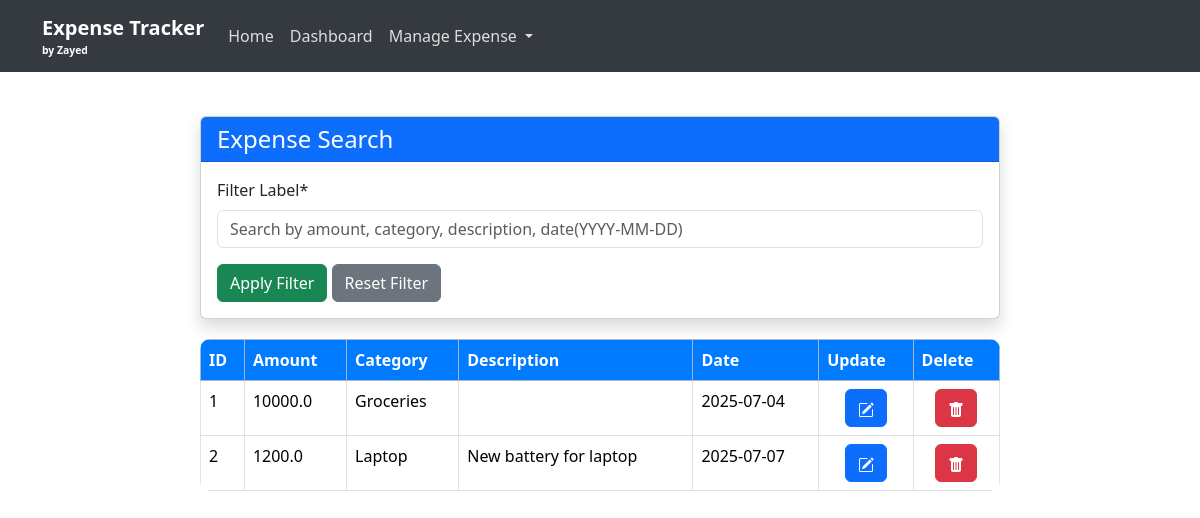
/manage-expense/view (signed in), run on an earlier commit of the app's database.
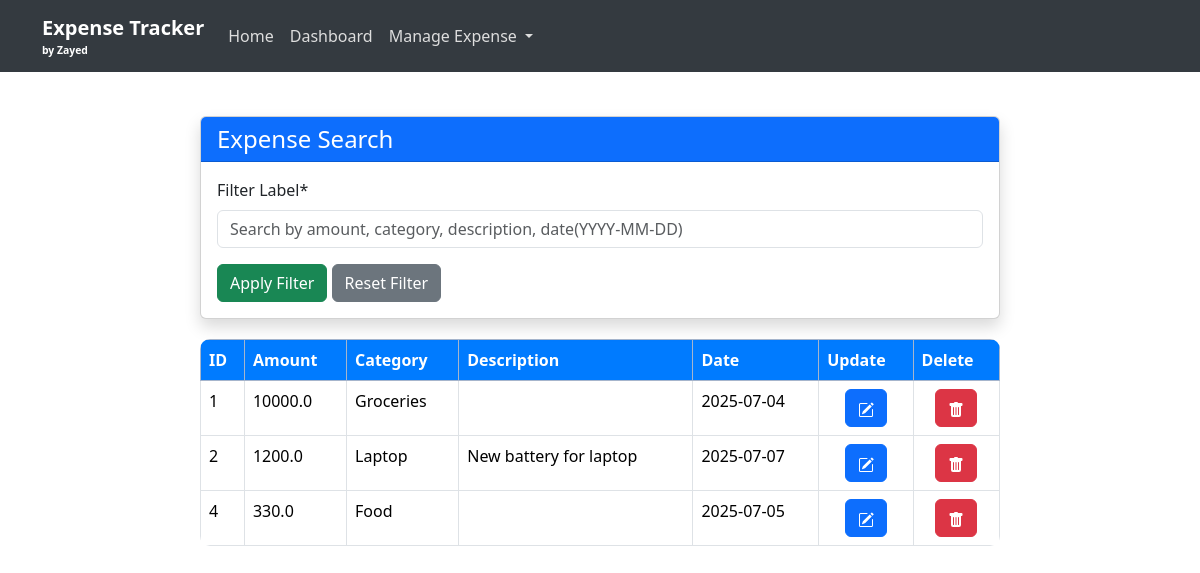
And on a later commit of the database.
### app/models.py (models this page shows)
class Details(db.Model):
    id = db.Column(db.Integer, primary_key=True)
    amount = db.Column(db.Float, nullable=False)
    category = db.Column(db.String(20), nullable=False)
    description = db.Column(db.String(200))
    date = db.Column(db.Date, default=date.today)
    user_id = db.Column(db.Integer, db.ForeignKey('user_db.id'), index=True, nullable=False)

### app/routes.py (the view, shortened to what this page needs)
    @app.route('/manage-expense/view', methods=["POST", "GET"])
    @login_required
    def filter_data():
        all_details = Details.query.filter(Details.user_id == current_user.id).all() # by default get.
        return render_template("filter.html", details=all_details)

### app/templates/filter.html (shortened to what this page needs)
{% extends "base.html" %}
{% block content %}
<!DOCTYPE html>
<html lang="en">
<head>
    <link href="https://cdn.jsdelivr.net/npm/bootstrap@5.3.3/dist/css/bootstrap.min.css" rel="stylesheet">
</head>
<body>
   <main class="content container my-4">
    <div class="center-container">
  <div class="card shadow">
      <div class="card-header bg-primary text-white">
          <h4 class="mb-0">Expense Search</h4>
      </div>
      <div class="card-body">
          <form action="{{ url_for('filter_data') }}" method="POST">
              <div class="mb-3">
                  <label for="user_id" class="form-label" >Filter Label*</label>
                  <input type="text" class="form-control" id="filter_query" name="fil_data" placeholder="Search by amount, category, description, date(YYYY-MM-DD)" required>
              </div>
              <button type="submit" class="btn btn-success">Apply Filter</button>
              <a href="{{ url_for('filter_data') }}" class="btn btn-secondary">Reset Filter</a>
          </form>
      </div>
  </div>
  <div class="table-box">
    <div class="table-responsive">
        <table class="table table-bordered table-hover">
            <thead class="table-primary">
                <tr>
                    <th>ID</th>
                    <th>Amount</th>
                    <th>Category</th>
                    <th>Description</th>    <th>Date</th>
                    <th>Update</th>
                    <th>Delete</th>
                </tr>
            </thead>
            <tbody>
                {% if details %}
                    {% for data in details %}
                    <tr>
                        <td>{{ data.id }}</td>
                        <td>{{ data.amount }}</td>
                        <td>{{ data.category }}</td>
                        <td>{{ data.description }}</td>
                        <td>{{ data.date }}</td>
                       <td class="text-center"><a href="{{url_for('update_data', id = data.id)}}" class="btn btn-primary">
</a></td>
     <td class="text-center"><a href="{{url_for('delete_data', id = data.id)}}" class="btn btn-danger" aria-label="Add Expense">
  </a>
</td>
                    </tr>
                    {% endfor %}
                {% else %}
                <tr>
                    <td colspan="6">No data available</td>
                </tr>
                {% endif %}
            </tbody>
        </table>
    </div>
  </div>
</div>
</main>
</body>
</html>
{% endblock %}

What changed in the data, as far as the page shows it:
added Details: id "4", amount "330.0", category "Food", date "2025-07-05"
